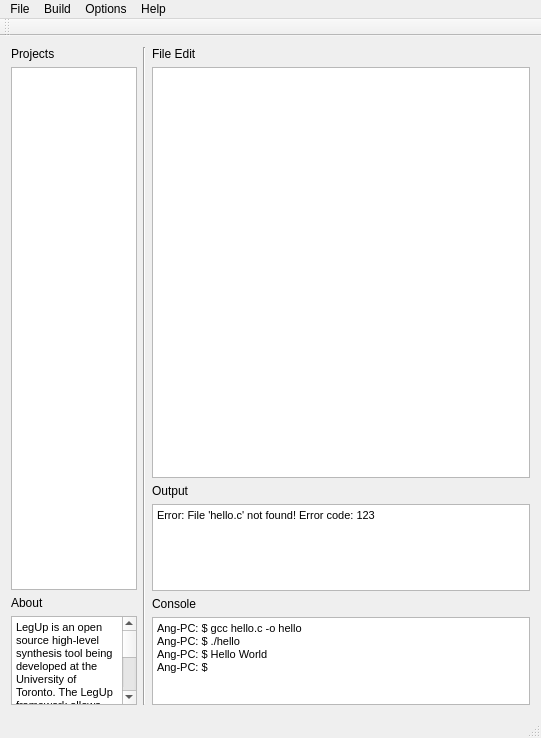
<?xml version="1.0" encoding="UTF-8"?>
<ui version="4.0">
 <class>MainWindow</class>
 <widget class="QMainWindow" name="MainWindow">
  <property name="geometry">
   <rect>
    <x>0</x>
    <y>0</y>
    <width>541</width>
    <height>738</height>
   </rect>
  </property>
  <property name="sizePolicy">
   <sizepolicy hsizetype="Preferred" vsizetype="Preferred">
    <horstretch>0</horstretch>
    <verstretch>0</verstretch>
   </sizepolicy>
  </property>
  <property name="windowTitle">
   <string>LegUp</string>
  </property>
  <widget class="QWidget" name="centralWidget">
   <property name="sizePolicy">
    <sizepolicy hsizetype="Preferred" vsizetype="Preferred">
     <horstretch>0</horstretch>
     <verstretch>0</verstretch>
    </sizepolicy>
   </property>
   <layout class="QHBoxLayout" name="horizontalLayout" stretch="1,0,3">
    <item>
     <layout class="QVBoxLayout" name="verticalLayout_4" stretch="5,1">
      <item>
       <layout class="QVBoxLayout" name="verticalLayout">
        <item>
         <widget class="QLabel" name="label">
          <property name="text">
           <string>Projects</string>
          </property>
         </widget>
        </item>
        <item>
         <widget class="QTreeView" name="treeView">
          <property name="sizePolicy">
           <sizepolicy hsizetype="Expanding" vsizetype="Expanding">
            <horstretch>0</horstretch>
            <verstretch>0</verstretch>
           </sizepolicy>
          </property>
         </widget>
        </item>
       </layout>
      </item>
      <item>
       <layout class="QVBoxLayout" name="verticalLayout_3">
        <item>
         <widget class="QLabel" name="label_2">
          <property name="text">
           <string>About</string>
          </property>
         </widget>
        </item>
        <item>
         <widget class="QTextBrowser" name="textBrowser">
          <property name="sizePolicy">
           <sizepolicy hsizetype="Expanding" vsizetype="Expanding">
            <horstretch>0</horstretch>
            <verstretch>0</verstretch>
           </sizepolicy>
          </property>
          <property name="html">
           <string>&lt;!DOCTYPE HTML PUBLIC &quot;-//W3C//DTD HTML 4.0//EN&quot; &quot;http://www.w3.org/TR/REC-html40/strict.dtd&quot;&gt;
&lt;html&gt;&lt;head&gt;&lt;meta name=&quot;qrichtext&quot; content=&quot;1&quot; /&gt;&lt;style type=&quot;text/css&quot;&gt;
p, li { white-space: pre-wrap; }
&lt;/style&gt;&lt;/head&gt;&lt;body style=&quot; font-family:'MS Shell Dlg 2'; font-size:8.25pt; font-weight:400; font-style:normal;&quot;&gt;
&lt;p style=&quot; margin-top:0px; margin-bottom:0px; margin-left:0px; margin-right:0px; -qt-block-indent:0; text-indent:0px;&quot;&gt;LegUp is an open source high-level synthesis tool being developed at the University of Toronto. The LegUp framework allows researchers to improve C to Verilog synthesis without building an infrastructure from scratch. Our long-term vision is to make FPGA programming easier for software developers.&lt;/p&gt;&lt;/body&gt;&lt;/html&gt;</string>
          </property>
         </widget>
        </item>
       </layout>
      </item>
     </layout>
    </item>
    <item>
     <widget class="Line" name="line">
      <property name="orientation">
       <enum>Qt::Vertical</enum>
      </property>
     </widget>
    </item>
    <item>
     <layout class="QVBoxLayout" name="verticalLayout_7" stretch="4,1,1">
      <item>
       <layout class="QVBoxLayout" name="verticalLayout_2">
        <item>
         <widget class="QLabel" name="label_3">
          <property name="text">
           <string>File Edit</string>
          </property>
         </widget>
        </item>
        <item>
         <widget class="QTextEdit" name="textEdit">
          <property name="sizePolicy">
           <sizepolicy hsizetype="Expanding" vsizetype="Expanding">
            <horstretch>0</horstretch>
            <verstretch>0</verstretch>
           </sizepolicy>
          </property>
         </widget>
        </item>
       </layout>
      </item>
      <item>
       <layout class="QVBoxLayout" name="verticalLayout_5">
        <item>
         <widget class="QLabel" name="label_4">
          <property name="text">
           <string>Output</string>
          </property>
         </widget>
        </item>
        <item>
         <widget class="QTextBrowser" name="textBrowser_2">
          <property name="sizePolicy">
           <sizepolicy hsizetype="Expanding" vsizetype="Expanding">
            <horstretch>0</horstretch>
            <verstretch>0</verstretch>
           </sizepolicy>
          </property>
          <property name="html">
           <string>&lt;!DOCTYPE HTML PUBLIC &quot;-//W3C//DTD HTML 4.0//EN&quot; &quot;http://www.w3.org/TR/REC-html40/strict.dtd&quot;&gt;
&lt;html&gt;&lt;head&gt;&lt;meta name=&quot;qrichtext&quot; content=&quot;1&quot; /&gt;&lt;style type=&quot;text/css&quot;&gt;
p, li { white-space: pre-wrap; }
&lt;/style&gt;&lt;/head&gt;&lt;body style=&quot; font-family:'MS Shell Dlg 2'; font-size:8.25pt; font-weight:400; font-style:normal;&quot;&gt;
&lt;p style=&quot; margin-top:0px; margin-bottom:0px; margin-left:0px; margin-right:0px; -qt-block-indent:0; text-indent:0px;&quot;&gt;Error: File 'hello.c' not found! Error code: 123&lt;/p&gt;&lt;/body&gt;&lt;/html&gt;</string>
          </property>
         </widget>
        </item>
       </layout>
      </item>
      <item>
       <layout class="QVBoxLayout" name="verticalLayout_6">
        <item>
         <widget class="QLabel" name="label_5">
          <property name="text">
           <string>Console</string>
          </property>
         </widget>
        </item>
        <item>
         <widget class="QTextBrowser" name="textBrowser_3">
          <property name="sizePolicy">
           <sizepolicy hsizetype="Expanding" vsizetype="Expanding">
            <horstretch>0</horstretch>
            <verstretch>0</verstretch>
           </sizepolicy>
          </property>
          <property name="html">
           <string>&lt;!DOCTYPE HTML PUBLIC &quot;-//W3C//DTD HTML 4.0//EN&quot; &quot;http://www.w3.org/TR/REC-html40/strict.dtd&quot;&gt;
&lt;html&gt;&lt;head&gt;&lt;meta name=&quot;qrichtext&quot; content=&quot;1&quot; /&gt;&lt;style type=&quot;text/css&quot;&gt;
p, li { white-space: pre-wrap; }
&lt;/style&gt;&lt;/head&gt;&lt;body style=&quot; font-family:'MS Shell Dlg 2'; font-size:8.25pt; font-weight:400; font-style:normal;&quot;&gt;
&lt;p style=&quot; margin-top:0px; margin-bottom:0px; margin-left:0px; margin-right:0px; -qt-block-indent:0; text-indent:0px;&quot;&gt;Ang-PC: $ gcc hello.c -o hello&lt;/p&gt;
&lt;p style=&quot; margin-top:0px; margin-bottom:0px; margin-left:0px; margin-right:0px; -qt-block-indent:0; text-indent:0px;&quot;&gt;Ang-PC: $ ./hello&lt;/p&gt;
&lt;p style=&quot; margin-top:0px; margin-bottom:0px; margin-left:0px; margin-right:0px; -qt-block-indent:0; text-indent:0px;&quot;&gt;Ang-PC: $ Hello World&lt;/p&gt;
&lt;p style=&quot; margin-top:0px; margin-bottom:0px; margin-left:0px; margin-right:0px; -qt-block-indent:0; text-indent:0px;&quot;&gt;Ang-PC: $ &lt;/p&gt;&lt;/body&gt;&lt;/html&gt;</string>
          </property>
         </widget>
        </item>
       </layout>
      </item>
     </layout>
    </item>
   </layout>
  </widget>
  <widget class="QMenuBar" name="menuBar">
   <property name="geometry">
    <rect>
     <x>0</x>
     <y>0</y>
     <width>541</width>
     <height>21</height>
    </rect>
   </property>
   <widget class="QMenu" name="menuFile">
    <property name="title">
     <string>File</string>
    </property>
    <widget class="QMenu" name="menuOpen">
     <property name="title">
      <string>Open</string>
     </property>
     <addaction name="actionOpen_Project_2"/>
     <addaction name="actionOpen_File"/>
    </widget>
    <widget class="QMenu" name="menuNew">
     <property name="title">
      <string>New</string>
     </property>
     <addaction name="actionNew_Project"/>
     <addaction name="actionNew_File"/>
    </widget>
    <addaction name="menuNew"/>
    <addaction name="menuOpen"/>
    <addaction name="actionSave"/>
    <addaction name="actionSave_As"/>
    <addaction name="separator"/>
    <addaction name="actionExit"/>
   </widget>
   <widget class="QMenu" name="menuBuild">
    <property name="title">
     <string>Build</string>
    </property>
    <addaction name="actionRun"/>
   </widget>
   <widget class="QMenu" name="menuHelp">
    <property name="title">
     <string>Help</string>
    </property>
    <addaction name="actionAbout_LegUp"/>
   </widget>
   <widget class="QMenu" name="menuOptions">
    <property name="title">
     <string>Options</string>
    </property>
   </widget>
   <addaction name="menuFile"/>
   <addaction name="menuBuild"/>
   <addaction name="menuOptions"/>
   <addaction name="menuHelp"/>
  </widget>
  <widget class="QToolBar" name="mainToolBar">
   <attribute name="toolBarArea">
    <enum>TopToolBarArea</enum>
   </attribute>
   <attribute name="toolBarBreak">
    <bool>false</bool>
   </attribute>
  </widget>
  <widget class="QStatusBar" name="statusBar"/>
  <action name="actionAbout_LegUp">
   <property name="icon">
    <iconset resource="legup_proper.qrc">
     <normaloff>:/images/About.png</normaloff>:/images/About.png</iconset>
   </property>
   <property name="text">
    <string>About LegUp</string>
   </property>
  </action>
  <action name="actionRun">
   <property name="icon">
    <iconset resource="legup_proper.qrc">
     <normaloff>:/images/Run.png</normaloff>:/images/Run.png</iconset>
   </property>
   <property name="text">
    <string>Run</string>
   </property>
  </action>
  <action name="actionSave">
   <property name="icon">
    <iconset resource="legup_proper.qrc">
     <normaloff>:/images/Save.png</normaloff>:/images/Save.png</iconset>
   </property>
   <property name="text">
    <string>Save</string>
   </property>
  </action>
  <action name="actionSave_As">
   <property name="text">
    <string>Save As</string>
   </property>
  </action>
  <action name="actionExit">
   <property name="text">
    <string>Exit</string>
   </property>
  </action>
  <action name="actionOpen_Project">
   <property name="icon">
    <iconset>
     <normaloff>:/images/Open.png</normaloff>:/images/Open.png</iconset>
   </property>
   <property name="text">
    <string>Open Project</string>
   </property>
  </action>
  <action name="actionNew_Project">
   <property name="icon">
    <iconset resource="legup_proper.qrc">
     <normaloff>:/images/NewProject.png</normaloff>:/images/NewProject.png</iconset>
   </property>
   <property name="text">
    <string>New Project</string>
   </property>
  </action>
  <action name="actionNew_File">
   <property name="icon">
    <iconset resource="legup_proper.qrc">
     <normaloff>:/images/NewFile.png</normaloff>:/images/NewFile.png</iconset>
   </property>
   <property name="text">
    <string>New File</string>
   </property>
  </action>
  <action name="actionOpen_Project_2">
   <property name="icon">
    <iconset resource="legup_proper.qrc">
     <normaloff>:/images/OpenProject.png</normaloff>:/images/OpenProject.png</iconset>
   </property>
   <property name="text">
    <string>Open Project</string>
   </property>
  </action>
  <action name="actionOpen_File">
   <property name="icon">
    <iconset resource="legup_proper.qrc">
     <normaloff>:/images/OpenFile.png</normaloff>:/images/OpenFile.png</iconset>
   </property>
   <property name="text">
    <string>Open File</string>
   </property>
  </action>
 </widget>
 <layoutdefault spacing="6" margin="11"/>
 <resources>
  <include location="legup_proper.qrc"/>
 </resources>
 <connections/>
</ui>
